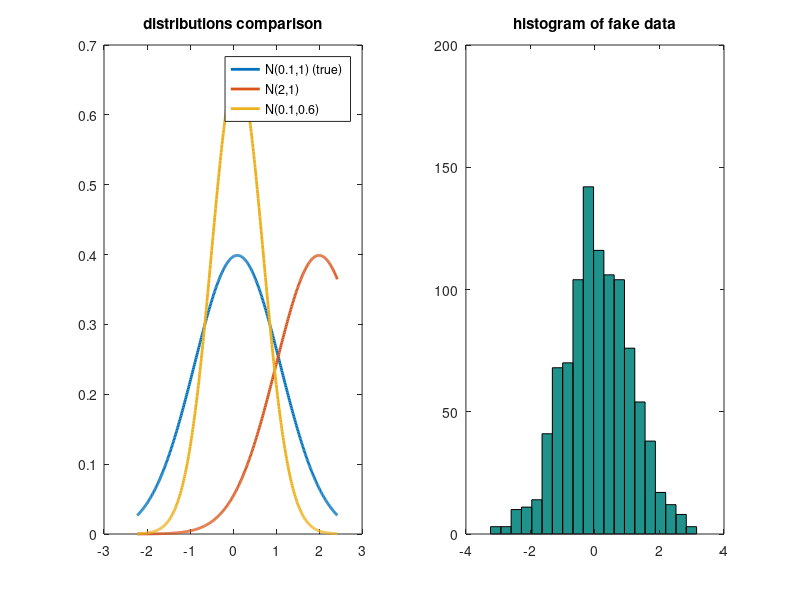

Here is the MATLAB script that generated this plot:
% Course: Bayesian Techniques in Macroeconomics (2026-2027)
% Instructor: Gauthier Vermandel
% Institution: Universite Paris-Dauphine PSL
%
mu    = 0.1;    % mean 
sig   = 1;      % std
T     = 1000;    % number of draws

% data generating process
y_obs = mu + sig*randn(T,1);


% try one theta1=[mu1,sig1]
mu1  = 2;
sig1 = 1;
% try one theta2=[mu2,sig2]
mu2  = 0.1;
sig2 = 0.6;

% initial value for the loop
LL2 = 1; LL1 = 1; LLtrue=1;
% compute LK
for t = 1:T
   LL1 = LL1 * 1/(sig1*sqrt(2*pi)) * exp(-(y_obs(t)-mu1)^2/(2*sig1^2));
   LL2 = LL2 * 1/(sig2*sqrt(2*pi)) * exp(-(y_obs(t)-mu2)^2/(2*sig2^2));
   LLtrue = LLtrue * 1/(sig*sqrt(2*pi)) * exp(-(y_obs(t)-mu)^2/(2*sig^2));
end

% support of the distribution
minx = norminv(0.01,mu,sig);
maxx = norminv(0.99,mu,sig);

% plotting result
h=figure;
subplot(1,2,1)
xs = minx:0.01:maxx;
plot(xs,normpdf(xs,mu,sig),'LineWidth',2)
hold on;
plot(xs,normpdf(xs,mu1,sig1),'LineWidth',2)
plot(xs,normpdf(xs,mu2,sig2),'LineWidth',2)
hold off;
legend('N(0.1,1) (true)','N(2,1)','N(0.1,0.6)')
title('distributions comparison')
subplot(1,2,2)
hist(y_obs,20);
title('histogram of fake data')
